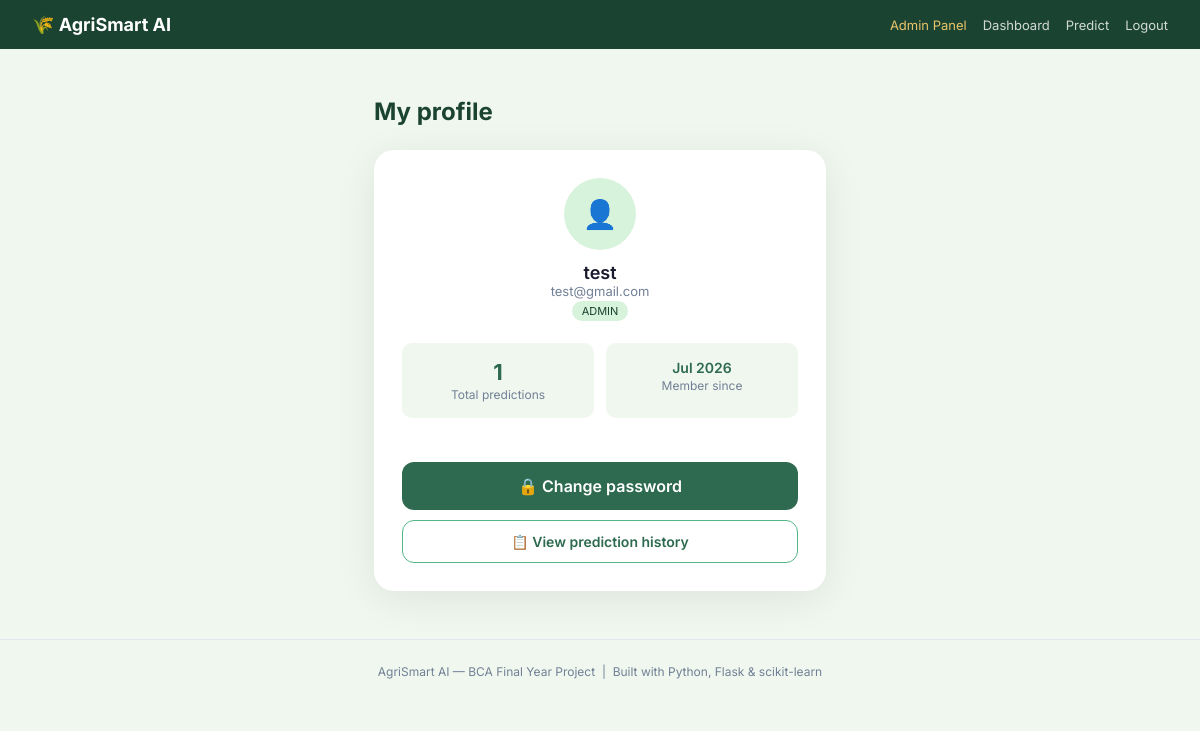
Screenshot of /profile (signed in) with the database file from the repository.
### database/models.py (models this page shows, shortened)
class User(UserMixin, db.Model):
    __tablename__ = 'users'
    id         = db.Column(db.Integer, primary_key=True)
    name       = db.Column(db.String(100), nullable=False)
    email      = db.Column(db.String(150), unique=True, nullable=False)
    password   = db.Column(db.String(200), nullable=False)
    role       = db.Column(db.String(20), default='user')
    created_at = db.Column(db.DateTime, default=datetime.utcnow)
    predictions = db.relationship('Prediction', backref='user', lazy=True)
    def is_admin(self):
        return self.role == 'admin'

### user/routes.py (the view)
@user_bp.route('/profile')
@login_required
def profile():
    total_predictions = Prediction.query.filter_by(user_id=current_user.id).count()
    return render_template('user/profile.html',
                           user=current_user,
                           total_predictions=total_predictions)

### templates/user/profile.html (shortened to what this page needs)
{% extends 'base.html' %}
{% block content %}
<div style="max-width:500px; margin:48px auto; padding:0 24px;">
  <h1 style="font-size:24px; font-weight:700; color:var(--green-dark); margin-bottom:24px;">My profile</h1>
  <div class="form-card" style="margin-bottom:20px;">
    <div class="form-card-body">
      <div style="text-align:center; margin-bottom:24px;">
        <div style="width:72px; height:72px; border-radius:50%; background:var(--green-pale); display:flex; align-items:center; justify-content:center; font-size:28px; margin:0 auto;">
          👤
        </div>
        <h2 style="font-size:18px; font-weight:600; margin-top:12px;">{{ user.name }}</h2>
        <p style="font-size:13px; color:var(--text-light);">{{ user.email }}</p>
        <span style="font-size:11px; background:var(--green-pale); color:var(--green-dark); padding:3px 10px; border-radius:100px;">
          {{ user.role | upper }}
        </span>
      </div>
      <div style="display:grid; grid-template-columns:1fr 1fr; gap:12px; margin-bottom:20px;">
        <div style="background:var(--cream); border-radius:10px; padding:16px; text-align:center;">
          <div style="font-size:22px; font-weight:700; color:var(--green-mid);">{{ total_predictions }}</div>
          <div style="font-size:12px; color:var(--text-light); margin-top:2px;">Total predictions</div>
        </div>
        <div style="background:var(--cream); border-radius:10px; padding:16px; text-align:center;">
          <div style="font-size:14px; font-weight:600; color:var(--green-mid);">{{ user.created_at.strftime('%b %Y') }}</div>
          <div style="font-size:12px; color:var(--text-light); margin-top:2px;">Member since</div>
        </div>
      </div>
      <div style="display:flex; flex-direction:column; gap:10px;">
        <a href="/change-password" class="btn-predict" style="display:block; text-align:center; text-decoration:none;">
          🔒 Change password
        </a>
        <a href="/history" style="display:block; text-align:center; padding:12px; border:1.5px solid var(--green-light); color:var(--green-mid); border-radius:12px; font-size:14px; font-weight:600; text-decoration:none;">
          📋 View prediction history
        </a>
      </div>
    </div>
  </div>
</div>
{% endblock %}

### static/css/style.css (style rules this page uses)
:root { --green-dark: #1b4332; --green-mid: #2d6a4f; --green-light: #52b788; --green-pale: #d8f3dc; --cream: #f0f7ee; --amber: #e9c46a; --coral: #e76f51; --blue: #4895ef; --text-dark: #1a1a2e; --text-mid: #4a5568; --text-light: #718096; }
* { margin: 0; padding: 0; box-sizing: border-box; }
body { font-family: 'Inter', sans-serif; background: var(--cream); color: var(--text-dark); }
.form-card { background: white; border-radius: 20px; box-shadow: 0 8px 40px rgba(0,0,0,0.08); overflow: hidden; max-width: 700px; margin: 0 auto; }
.form-card-body { padding: 28px; }
.btn-predict { width: 100%; padding: 14px; background: var(--green-mid); color: white; border: none; border-radius: 12px; font-size: 16px; font-weight: 600; font-family: 'Inter', sans-serif; cursor: pointer; margin-top: 24px; transition: background 0.2s, transform 0.1s; display: flex; align-items: center; justify-content: center; gap: 8px; }

### rows the page displays
User: name "test", email "test@gmail.com", role "ADMIN", created_at "Jul 2026"

### other values shown
{{ total_predictions }} "1"
